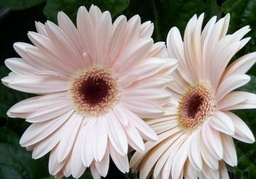
#> input picture DIVP/Images/flower2.JPG, 256 x 179 px, shrunk from 564 x 395 before the run, found by its file name
$ python colourSpace_conversion.py
#> lines starting #> are read from the running program, lines starting #| are printed output that depends on the picture
#> further down, img is the input picture: shape (179, 256, 3); mean B, G, R 136.6, 143.2, 151.3
from cv2 import cv2
import numpy as np
import matplotlib.pyplot as plt
import math

def getHSI(img):
     with np.errstate(divide='ignore', invalid='ignore'):

        #Load image with 32 bit floats as variable type
        bgr = np.float32(img)/255

        #Separate color channels
        blue = bgr[:,:,0]
        green = bgr[:,:,1]
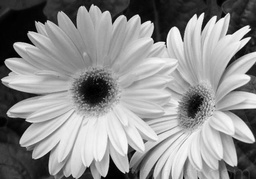
#> green: shape (179, 256) float32; min 0, max 1, mean 0.562
        red = bgr[:,:,2]
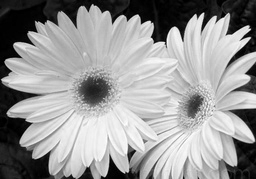
#> red: shape (179, 256) float32; min 0, max 1, mean 0.593

        #Calculate Intensity
        def calc_intensity(red, blue, green):
            return np.divide(blue + green + red, 3)

        #Calculate Saturation
        def calc_saturation(red, blue, green):
            minimum = np.minimum(np.minimum(red, green), blue)
            saturation = 1 - (3 / (red + green + blue + 0.001) * minimum)

            return saturation

        #Calculate Hue
        def calc_hue(red, blue, green):
            hue = np.copy(red)

            for i in range(0, blue.shape[0]):
                for j in range(0, blue.shape[1]):
                    hue[i][j] = 0.5 * ((red[i][j] - green[i][j]) + (red[i][j] - blue[i][j])) / \
                                math.sqrt((red[i][j] - green[i][j])**2 +
                                        ((red[i][j] - blue[i][j]) * (green[i][j] - blue[i][j])))
                    hue[i][j] = math.acos(hue[i][j])

                    if blue[i][j] <= green[i][j]:
                        hue[i][j] = hue[i][j]
                    else:
                        hue[i][j] = ((360 * math.pi) / 180.0) - hue[i][j]
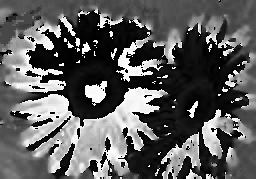
#> hue: shape (179, 256) float32; 0.65% of the values are NaN or infinite; the others: min 0, max 6.27, mean 2.3; drawn with min black, max white, NaN and infinite black

            return hue

        #Merge channels into picture and return image
        hsi = cv2.merge((calc_hue(red, blue, green), calc_saturation(red, blue, green), calc_intensity(red, blue, green)))
#> in calc_saturation, `saturation = 1 - (3 / (red + green + blue + 0.001) * minimum)`:
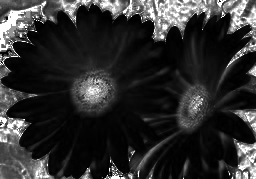
#> saturation: shape (179, 256) float32; min 0.000343, max 1, mean 0.182
#> hsi: shape (179, 256, 3) float32; 0.22% of the values are NaN or infinite; the others: min 0, max 6.27, mean 1.01
        return hsi

def getYIQ(img):
    #y=0.2989 * R + 0.5870 * G + 0.1140 * B
    #I=0.60*R - 0.28*G-0.32*B
    #Q=0.21*R -0.52*G+0.31*B
    YIQ=np.zeros([img.shape[0],img.shape[1],3])
    for i in range(0,img.shape[0]):
        for j in range(0 , img.shape[1]):
                YIQ[i,j,0]=0.2989 * img[i,j,0]+0.5870*img[i,j,1]+0.1140*img[i,j,2];
                YIQ[i,j,1]=0.596*img[i,j,0]-0.274*img[i,j,1]-0.322*img[i,j,2];
                YIQ[i,j,2]=0.211*img[i,j,0]-0.523*img[i,j,1]+0.312*img[i,j,2];
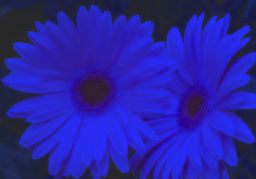
#> YIQ: shape (179, 256, 3) float64; mean B, G, R 142.2, -6.6, 1.1; drawn with min black and max white
    return YIQ

def getCMY(img):
    #Load image with 32 bit floats as variable type
    bgr = np.float32(img)/255

    #Separate color channels
    blue = bgr[:,:,0]
    green = bgr[:,:,1]
    red = bgr[:,:,2]

    for i in range(0, blue.shape[0]):
                for j in range(0, blue.shape[1]):
                    c = 1- red
                    m = 1 - green
                    y = 1 - blue

    #Merge channels into picture and return image
    cmy = cv2.merge((c , m , y))
    return cmy


#read a coloured image
img = cv2.imread('Images/flower2.jpg' , cv2.IMREAD_COLOR)

#convert RGB to HSI
hsi = getHSI(img)
#convert RGB to YIQ
yiq = getYIQ(img)
#convert RGB to CMY
cmy = getCMY(img)
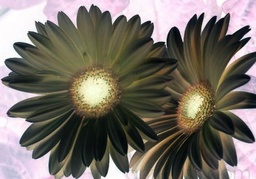
#> cmy: shape (179, 256, 3) float32; mean B, G, R 0.407, 0.438, 0.464

plt.subplot(2, 2, 1), plt.imshow(img,),plt.title('Original Image')
plt.subplot(2, 2, 2), plt.imshow(hsi),plt.title('HSI Image')
plt.subplot(2, 2, 3), plt.imshow(yiq),plt.title('YIQ Image')
plt.subplot(2, 2, 4), plt.imshow(cmy),plt.title('CMY Image')
plt.show() # To show figure
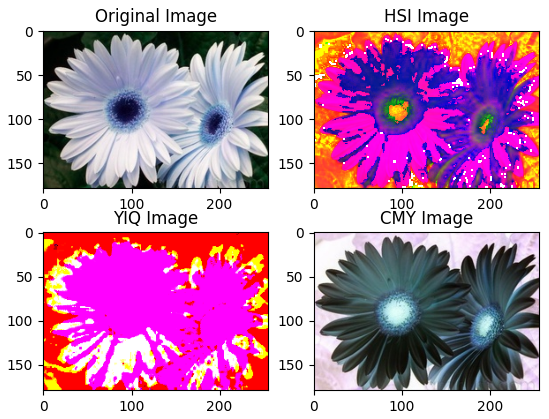
#> figure drawn by matplotlib, 4 panels; B, G, R data is drawn as R, G, B
